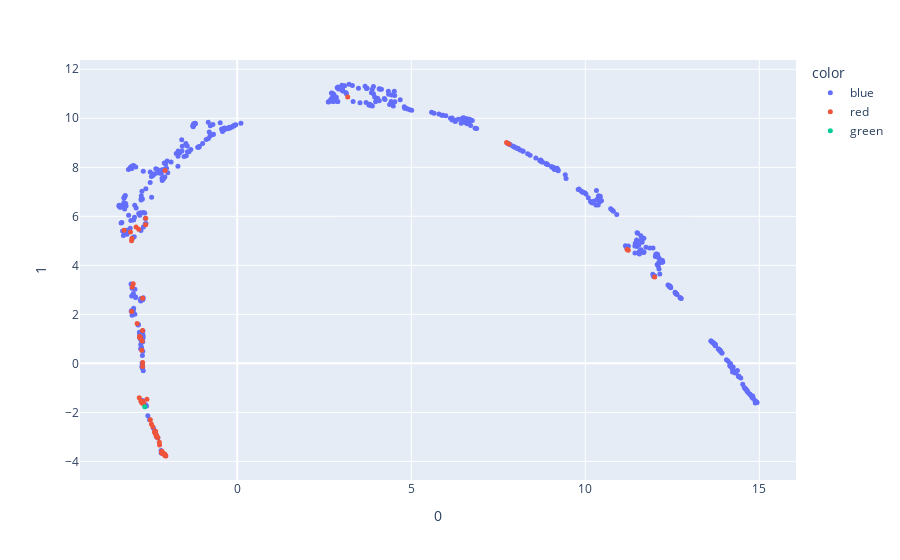

Notebook source saved alongside this figure:
### Code cell
fig_2d = px.scatter(
    standard_embedding, x=0, y=1,
    hover_name=temp.description,
    color=temp.color, 
    
)
fig_2d.update_traces(marker_size=5)

fig_2d.show()

### Figure 1 — Plotly figure (JSON) as saved in the notebook; plotly's stock layout.template omitted (floating-point values rounded to 4 significant figures; data arrays with more than 128 entries replaced by an {"elided": "..."} marker saying what was removed)
{"data": [{"hovertemplate": "<b>%{hovertext}</b><br><br>color=blue<br>0=%{x}<br>1=%{y}<extra></extra>", "hovertext": {"elided": "521 str values"}, "legendgroup": "blue", "marker": {"color": "#636efa", "size": 5, "symbol": "circle"}, "mode": "markers", "name": "blue", "orientation": "v", "showlegend": true, "type": "scatter", "x": {"elided": "521 float values"}, "xaxis": "x", "y": {"elided": "521 float values"}, "yaxis": "y"}, {"hovertemplate": "<b>%{hovertext}</b><br><br>color=red<br>0=%{x}<br>1=%{y}<extra></extra>", "hovertext": ["Pud Galvin - 1875 - 1892", "Tim Keefe - 1880 - 1893", "Mickey Welch - 1880 - 1892", "Kid Nichols - 1890 - 1906", "Cy Young - 1890 - 1911", "Clark Griffith - 1891 - 1914", "Rube Waddell - 1897 - 1910", "Vic Willis - 1898 - 1910", "Christy Mathewson - 1900 - 1916", "Eddie Plank - 1901 - 1917", "Chief Bender - 1903 - 1925", "Mordecai Brown - 1903 - 1916", "Ed Walsh - 1904 - 1917", "Walter Johnson - 1907 - 1927", "Rube Marquard - 1908 - 1925", "Pete Alexander - 1911 - 1930", "Stan Coveleski - 1912 - 1928", "Herb Pennock - 1912 - 1934", "Eppa Rixey - 1912 - 1933", "Red Faber - 1914 - 1933", "Dazzy Vance - 1915 - 1935", "Burleigh Grimes - 1916 - 1934", "Jesse Haines - 1918 - 1937", "Waite Hoyt - 1918 - 1938", "Ted Lyons - 1923 - 1946", "Red Ruffing - 1924 - 1947", "Lefty Grove - 1925 - 1941", "Carl Hubbell - 1928 - 1943", "Lefty Gomez - 1930 - 1943", "Bob Feller - 1936 - 1956", "Hal Newhouser - 1939 - 1955", "Early Wynn - 1939 - 1963", "Warren Spahn - 1942 - 1965", "Bob Lemon - 1941 - 1958", "Robin Roberts - 1948 - 1966", "Whitey Ford - 1950 - 1967", "Hoyt Wilhelm - 1952 - 1972", "Jim Bunning - 1955 - 1971", "Don Drysdale - 1956 - 1969", "Bob Gibson - 1959 - 1975", "Jim Kaat - 1959 - 1983", "Juan Marichal - 1960 - 1975", "Gaylord Perry - 1962 - 1983", "Phil Niekro - 1964 - 1987", "Steve Carlton - 1965 - 1988", "Catfish Hunter - 1965 - 1979", "Fergie Jenkins - 1965 - 1983", "Jim Palmer - 1965 - 1984", "Nolan Ryan - 1966 - 1993", "Don Sutton - 1966 - 1988", "Tom Seaver - 1967 - 1986", "Rollie Fingers - 1968 - 1985", "Bert Blyleven - 1970 - 1992", "Rich Gossage - 1972 - 1994", "Dennis Eckersley - 1975 - 1998", "Jack Morris - 1977 - 1994", "Lee Smith - 1980 - 1997", "Greg Maddux - 1986 - 2008", "Tom Glavine - 1987 - 2008", "Randy Johnson - 1988 - 2009", "John Smoltz - 1988 - 2009", "Mike Mussina - 1991 - 2008", "Pedro Martinez - 1992 - 2009", "Trevor Hoffman - 1993 - 2010", "Mariano Rivera - 1995 - 2013", "Roy Halladay - 1998 - 2013"], "legendgroup": "red", "marker": {"color": "#EF553B", "size": 5, "symbol": "circle"}, "mode": "markers", "name": "red", "orientation": "v", "showlegend": true, "type": "scatter", "x": [-2.05, -2.174, -2.232, -2.156, -2.07, -2.745, -2.83, -2.688, -2.281, -2.345, -3.069, -2.989, -2.907, -2.059, -2.877, -2.149, -3.014, -2.719, -2.375, -2.496, -3.025, -2.427, -3.035, -2.595, -2.466, -2.375, -2.717, -2.716, -2.074, -2.754, -3.036, -2.324, -2.15, -3.248, -2.295, -2.718, 3.174, -2.814, -2.793, -2.769, -2.33, -2.792, -2.076, -2.075, -2.112, -2.807, -2.324, -2.734, -2.083, -2.092, -2.238, 7.804, -2.167, 7.738, -2.721, -2.741, 11.2, -2.159, -2.357, -2.752, -2.78, -2.73, -2.633, 11.99, 11.23, -2.63], "xaxis": "x", "y": [-3.776, -3.628, -3.33, -3.652, -3.75, 0.5326, 5.472, -1.622, -3.022, -2.776, 5.364, 3.246, 5.568, -3.771, 1.629, -3.662, 3.113, -0.1303, -2.797, -2.304, 5.099, -2.587, 2.114, -1.466, -2.473, -2.789, -1.637, 0.03015, 7.871, -1.55, 5.001, -2.981, -3.683, 5.435, -3.016, 2.66, 10.87, -1.4, 1.063, -1.54, -2.946, 1.031, -3.751, -3.745, -3.694, 1.11, -2.922, -1.553, -3.7, -3.723, -3.218, 8.954, -3.587, 9.008, 1.345, -1.55, 4.647, -3.612, -2.845, -1.584, 1.053, 0.9095, 5.659, 3.524, 4.618, 5.917], "yaxis": "y"}, {"hovertemplate": "<b>%{hovertext}</b><br><br>color=green<br>0=%{x}<br>1=%{y}<extra></extra>", "hovertext": ["Dennis Martinez - 1976 - 1998"], "legendgroup": "green", "marker": {"color": "#00cc96", "size": 5, "symbol": "circle"}, "mode": "markers", "name": "green", "orientation": "v", "showlegend": true, "type": "scatter", "x": [-2.656], "xaxis": "x", "y": [-1.772], "yaxis": "y"}], "layout": {"legend": {"title": {"text": "color"}, "tracegroupgap": 0}, "margin": {"t": 60}, "xaxis": {"anchor": "y", "domain": [0, 1], "title": {"text": "0"}}, "yaxis": {"anchor": "x", "domain": [0, 1], "title": {"text": "1"}}}}
